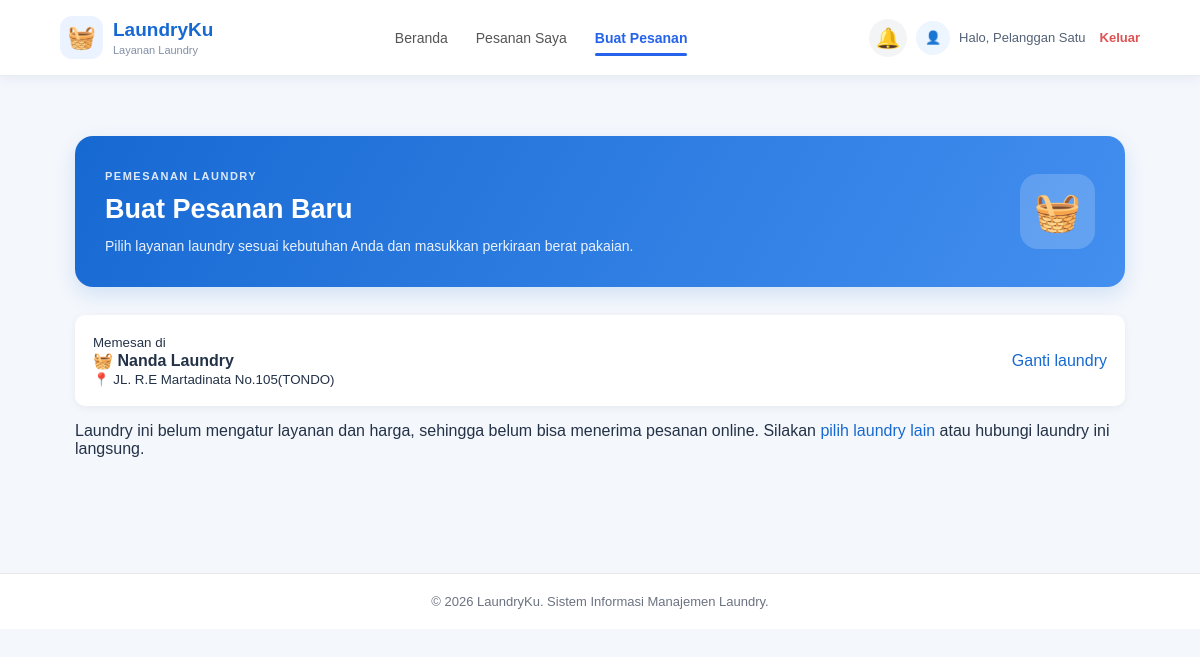
The app's page /pelanggan/pesanan_baru.php?laundry=1 (signed in) with its own data.
### tables this page shows
CREATE TABLE tb_laundry (
  id_laundry INT(11) AUTO_INCREMENT PRIMARY KEY,
  nama_laundry VARCHAR(100) NOT NULL,
  latitude DECIMAL(10,6) NOT NULL,
  longitude DECIMAL(10,6) NOT NULL,
  alamat VARCHAR(255) NULL,
  kontak VARCHAR(100) NULL,
  jenis_layanan TEXT NULL,
  jam_operasional VARCHAR(100) NULL,
  keterangan TEXT NULL,
  foto_laundry VARCHAR(255) NULL,
  wilayah VARCHAR(50) NULL,
  INDEX idx_nama (nama_laundry)
);

### config/koneksi.php (called while the page is built, shortened)
<?php
function e($s) { return htmlspecialchars((string)$s, ENT_QUOTES, 'UTF-8'); }

### pelanggan/pesanan_baru.php (the view, shortened to what this page needs)
<?php
require_once __DIR__ . '/../config/auth.php';
$id_laundry = (int)($_POST['id_laundry'] ?? $_GET['laundry'] ?? 0);
$laundry = null;
if ($id_laundry > 0) {
    $ql = mysqli_prepare($conn, 'SELECT id_laundry, nama_laundry, alamat, wilayah FROM tb_laundry WHERE id_laundry = ?');
    mysqli_stmt_bind_param($ql, 'i', $id_laundry);
    mysqli_stmt_execute($ql);
    $laundry = mysqli_fetch_assoc(mysqli_stmt_get_result($ql));
}
$layanan = [];
require __DIR__ . '/_header.php';
?>
<section class="order-page">
    <div class="order-heading">
        <div>
            <span class="order-label">PEMESANAN LAUNDRY</span>
            <h1>Buat Pesanan Baru</h1>
            <p>Pilih layanan laundry sesuai kebutuhan Anda dan masukkan perkiraan berat pakaian.</p>
        </div>
        <div class="order-heading-icon">🧺</div>
    </div>
    <div class="panel" style="display:flex;justify-content:space-between;align-items:center;gap:12px;flex-wrap:wrap">
        <div>
            <small>Memesan di</small><br>
            <strong>🧺 <?= e($laundry['nama_laundry']) ?></strong>
            <?php if (!empty($laundry['alamat'])): ?><br><small>📍 <?= e($laundry['alamat']) ?></small><?php endif; ?>
        </div>
        <a href="cari_laundry.php">Ganti laundry</a>
    </div>
    <?php if (!$layanan): ?>
        <div class="alert">
            Laundry ini belum mengatur layanan dan harga, sehingga belum bisa menerima pesanan online.
            Silakan <a href="cari_laundry.php">pilih laundry lain</a> atau hubungi laundry ini langsung.
        </div>
    </section>
    <?php require __DIR__ . '/_footer.php'; exit; ?>
    <?php endif; ?>
<?php require __DIR__ . '/_footer.php'; ?>

### records on screen
tb_laundry: nama_laundry "Nanda Laundry", alamat "JL. R.E Martadinata No.105(TONDO)"

### other values on screen
$_SESSION['nama'] "Pelanggan Satu"
